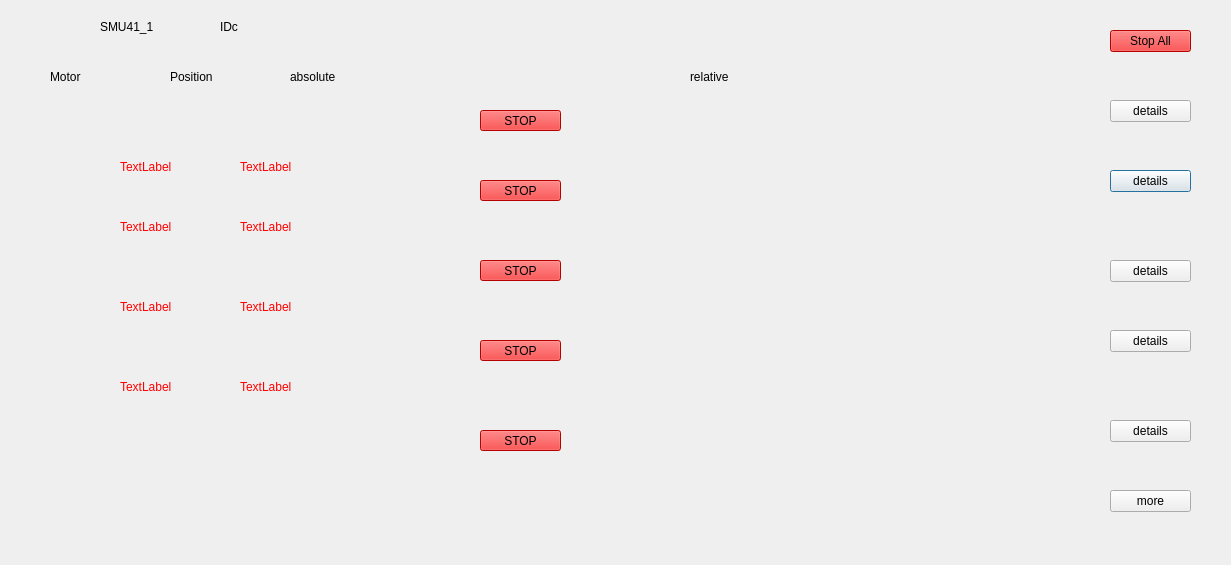
<?xml version="1.0" encoding="UTF-8"?>
<ui version="4.0">
 <class>smu1_idc</class>
 <widget class="QDialog" name="smu1_idc">
  <property name="geometry">
   <rect>
    <x>0</x>
    <y>0</y>
    <width>1231</width>
    <height>565</height>
   </rect>
  </property>
  <property name="windowTitle">
   <string>Dialog</string>
  </property>
  <widget class="QPushButton" name="pushButton_4">
   <property name="geometry">
    <rect>
     <x>1110</x>
     <y>170</y>
     <width>81</width>
     <height>22</height>
    </rect>
   </property>
   <property name="text">
    <string>details</string>
   </property>
  </widget>
  <widget class="QPushButton" name="pushButton_6">
   <property name="geometry">
    <rect>
     <x>1110</x>
     <y>260</y>
     <width>81</width>
     <height>22</height>
    </rect>
   </property>
   <property name="text">
    <string>details</string>
   </property>
  </widget>
  <widget class="QCAPushButton" name="pushButton_7">
   <property name="geometry">
    <rect>
     <x>480</x>
     <y>260</y>
     <width>81</width>
     <height>21</height>
    </rect>
   </property>
   <property name="styleSheet">
    <string notr="true">background-color: rgb(255, 0, 0);</string>
   </property>
   <property name="text">
    <string>STOP</string>
   </property>
   <property name="pv" stdset="0">
    <string>SMU41_1:StopM7</string>
   </property>
  </widget>
  <widget class="QCAPushButton" name="pushButton_9">
   <property name="geometry">
    <rect>
     <x>480</x>
     <y>340</y>
     <width>81</width>
     <height>21</height>
    </rect>
   </property>
   <property name="styleSheet">
    <string notr="true">background-color: rgb(255, 0, 0);</string>
   </property>
   <property name="text">
    <string>STOP</string>
   </property>
   <property name="pv" stdset="0">
    <string>SMU41_1:StopM8</string>
   </property>
  </widget>
  <widget class="QPushButton" name="pushButton_12">
   <property name="geometry">
    <rect>
     <x>1110</x>
     <y>490</y>
     <width>81</width>
     <height>22</height>
    </rect>
   </property>
   <property name="text">
    <string>more</string>
   </property>
  </widget>
  <widget class="QCAPushButton" name="pushButton_3">
   <property name="geometry">
    <rect>
     <x>1110</x>
     <y>30</y>
     <width>81</width>
     <height>22</height>
    </rect>
   </property>
   <property name="styleSheet">
    <string notr="true">background-color: rgb(255, 0, 0);</string>
   </property>
   <property name="text">
    <string>Stop All</string>
   </property>
   <property name="pv" stdset="0">
    <string>SMU41_1:Stop</string>
   </property>
  </widget>
  <widget class="QPushButton" name="pushButton_8">
   <property name="geometry">
    <rect>
     <x>1110</x>
     <y>330</y>
     <width>81</width>
     <height>22</height>
    </rect>
   </property>
   <property name="text">
    <string>details</string>
   </property>
  </widget>
  <widget class="QLabel" name="label_24">
   <property name="geometry">
    <rect>
     <x>690</x>
     <y>70</y>
     <width>59</width>
     <height>14</height>
    </rect>
   </property>
   <property name="text">
    <string>relative</string>
   </property>
  </widget>
  <widget class="QPushButton" name="pushButton_2">
   <property name="geometry">
    <rect>
     <x>1110</x>
     <y>100</y>
     <width>81</width>
     <height>22</height>
    </rect>
   </property>
   <property name="text">
    <string>details</string>
   </property>
  </widget>
  <widget class="QCAPushButton" name="pushButton">
   <property name="geometry">
    <rect>
     <x>480</x>
     <y>110</y>
     <width>81</width>
     <height>21</height>
    </rect>
   </property>
   <property name="styleSheet">
    <string notr="true">background-color: rgb(255, 0, 0);</string>
   </property>
   <property name="text">
    <string>STOP</string>
   </property>
   <property name="pv" stdset="0">
    <string>SMU41_1:StopM1</string>
   </property>
  </widget>
  <widget class="QCAPushButton" name="pushButton_11">
   <property name="geometry">
    <rect>
     <x>480</x>
     <y>430</y>
     <width>81</width>
     <height>21</height>
    </rect>
   </property>
   <property name="styleSheet">
    <string notr="true">background-color: rgb(255, 0, 0);</string>
   </property>
   <property name="text">
    <string>STOP</string>
   </property>
   <property name="pv" stdset="0">
    <string>SMU41_1:StopM9</string>
   </property>
  </widget>
  <widget class="QLabel" name="label_8">
   <property name="geometry">
    <rect>
     <x>290</x>
     <y>70</y>
     <width>59</width>
     <height>14</height>
    </rect>
   </property>
   <property name="text">
    <string>absolute</string>
   </property>
  </widget>
  <widget class="QLabel" name="label_5">
   <property name="geometry">
    <rect>
     <x>170</x>
     <y>70</y>
     <width>59</width>
     <height>14</height>
    </rect>
   </property>
   <property name="text">
    <string>Position</string>
   </property>
  </widget>
  <widget class="QCAPushButton" name="pushButton_5">
   <property name="geometry">
    <rect>
     <x>480</x>
     <y>180</y>
     <width>81</width>
     <height>21</height>
    </rect>
   </property>
   <property name="styleSheet">
    <string notr="true">background-color: rgb(255, 0, 0);</string>
   </property>
   <property name="text">
    <string>STOP</string>
   </property>
   <property name="pv" stdset="0">
    <string>SMU41_1:StopM6</string>
   </property>
  </widget>
  <widget class="QLabel" name="label_2">
   <property name="geometry">
    <rect>
     <x>50</x>
     <y>70</y>
     <width>59</width>
     <height>14</height>
    </rect>
   </property>
   <property name="text">
    <string>Motor</string>
   </property>
  </widget>
  <widget class="QLabel" name="label_6">
   <property name="geometry">
    <rect>
     <x>220</x>
     <y>20</y>
     <width>59</width>
     <height>14</height>
    </rect>
   </property>
   <property name="text">
    <string>IDc</string>
   </property>
  </widget>
  <widget class="QLabel" name="label">
   <property name="geometry">
    <rect>
     <x>100</x>
     <y>20</y>
     <width>59</width>
     <height>14</height>
    </rect>
   </property>
   <property name="text">
    <string>SMU41_1</string>
   </property>
  </widget>
  <widget class="QPushButton" name="pushButton_10">
   <property name="geometry">
    <rect>
     <x>1110</x>
     <y>420</y>
     <width>81</width>
     <height>22</height>
    </rect>
   </property>
   <property name="text">
    <string>details</string>
   </property>
  </widget>
  <widget class="QCALabel" name="label_9">
   <property name="geometry">
    <rect>
     <x>120</x>
     <y>160</y>
     <width>59</width>
     <height>14</height>
    </rect>
   </property>
   <property name="styleSheet">
    <string notr="true">color: rgb(255, 0, 0);</string>
   </property>
   <property name="text">
    <string>TextLabel</string>
   </property>
   <property name="pv" stdset="0">
    <string>SMU41_1:LsnM6</string>
   </property>
  </widget>
  <widget class="QCALabel" name="label_28">
   <property name="geometry">
    <rect>
     <x>240</x>
     <y>160</y>
     <width>59</width>
     <height>14</height>
    </rect>
   </property>
   <property name="styleSheet">
    <string notr="true">color: rgb(255, 0, 0);</string>
   </property>
   <property name="text">
    <string>TextLabel</string>
   </property>
   <property name="pv" stdset="0">
    <string>SMU41_1:LspM6</string>
   </property>
  </widget>
  <widget class="QCALabel" name="label_29">
   <property name="geometry">
    <rect>
     <x>120</x>
     <y>220</y>
     <width>59</width>
     <height>14</height>
    </rect>
   </property>
   <property name="styleSheet">
    <string notr="true">color: rgb(255, 0, 0);</string>
   </property>
   <property name="text">
    <string>TextLabel</string>
   </property>
   <property name="pv" stdset="0">
    <string>SMU41_1:LsnM7</string>
   </property>
  </widget>
  <widget class="QCALabel" name="label_30">
   <property name="geometry">
    <rect>
     <x>240</x>
     <y>220</y>
     <width>59</width>
     <height>14</height>
    </rect>
   </property>
   <property name="styleSheet">
    <string notr="true">color: rgb(255, 0, 0);</string>
   </property>
   <property name="text">
    <string>TextLabel</string>
   </property>
   <property name="pv" stdset="0">
    <string>SMU41_1:LspM7</string>
   </property>
  </widget>
  <widget class="QCALabel" name="label_31">
   <property name="geometry">
    <rect>
     <x>120</x>
     <y>300</y>
     <width>59</width>
     <height>14</height>
    </rect>
   </property>
   <property name="styleSheet">
    <string notr="true">color: rgb(255, 0, 0);</string>
   </property>
   <property name="text">
    <string>TextLabel</string>
   </property>
   <property name="pv" stdset="0">
    <string>SMU41_1:LsnM8</string>
   </property>
  </widget>
  <widget class="QCALabel" name="label_32">
   <property name="geometry">
    <rect>
     <x>240</x>
     <y>300</y>
     <width>59</width>
     <height>14</height>
    </rect>
   </property>
   <property name="styleSheet">
    <string notr="true">color: rgb(255, 0, 0);</string>
   </property>
   <property name="text">
    <string>TextLabel</string>
   </property>
   <property name="pv" stdset="0">
    <string>SMU41_1:LspM8</string>
   </property>
  </widget>
  <widget class="QCALabel" name="label_33">
   <property name="geometry">
    <rect>
     <x>120</x>
     <y>380</y>
     <width>59</width>
     <height>14</height>
    </rect>
   </property>
   <property name="styleSheet">
    <string notr="true">color: rgb(255, 0, 0);</string>
   </property>
   <property name="text">
    <string>TextLabel</string>
   </property>
   <property name="pv" stdset="0">
    <string>SMU41_1:LsnM9</string>
   </property>
  </widget>
  <widget class="QCALabel" name="label_34">
   <property name="geometry">
    <rect>
     <x>240</x>
     <y>380</y>
     <width>59</width>
     <height>14</height>
    </rect>
   </property>
   <property name="styleSheet">
    <string notr="true">color: rgb(255, 0, 0);</string>
   </property>
   <property name="text">
    <string>TextLabel</string>
   </property>
   <property name="pv" stdset="0">
    <string>SMU41_1:LspM9</string>
   </property>
  </widget>
  <widget class="QCAAxis" name="m1Axis_2" native="true">
   <property name="geometry">
    <rect>
     <x>630</x>
     <y>100</y>
     <width>420</width>
     <height>32</height>
    </rect>
   </property>
   <property name="description" stdset="0">
    <string/>
   </property>
   <property name="pvReadback" stdset="0">
    <string>SMU41_1:rdRelM1</string>
   </property>
   <property name="units" stdset="0">
    <string>steps</string>
   </property>
   <property name="pv" stdset="0">
    <string>SMU41_1:RelM1</string>
   </property>
  </widget>
  <widget class="QCAAxis" name="m6Axis_2" native="true">
   <property name="geometry">
    <rect>
     <x>630</x>
     <y>170</y>
     <width>420</width>
     <height>32</height>
    </rect>
   </property>
   <property name="description" stdset="0">
    <string/>
   </property>
   <property name="pvReadback" stdset="0">
    <string>SMU41_1:rdRelM6</string>
   </property>
   <property name="units" stdset="0">
    <string>steps</string>
   </property>
   <property name="pv" stdset="0">
    <string>SMU41_1:RelM6</string>
   </property>
  </widget>
  <widget class="QCAAxis" name="m7Axis_2" native="true">
   <property name="geometry">
    <rect>
     <x>630</x>
     <y>250</y>
     <width>420</width>
     <height>32</height>
    </rect>
   </property>
   <property name="description" stdset="0">
    <string/>
   </property>
   <property name="pvReadback" stdset="0">
    <string>SMU41_1:rdRelM7</string>
   </property>
   <property name="units" stdset="0">
    <string>steps</string>
   </property>
   <property name="pv" stdset="0">
    <string>SMU41_1:RelM7</string>
   </property>
  </widget>
  <widget class="QCAAxis" name="m8Axis_2" native="true">
   <property name="geometry">
    <rect>
     <x>630</x>
     <y>330</y>
     <width>420</width>
     <height>32</height>
    </rect>
   </property>
   <property name="description" stdset="0">
    <string/>
   </property>
   <property name="pvReadback" stdset="0">
    <string>SMU41_1:rdRelM8</string>
   </property>
   <property name="units" stdset="0">
    <string>steps</string>
   </property>
   <property name="pv" stdset="0">
    <string>SMU41_1:RelM8</string>
   </property>
  </widget>
  <widget class="QCAAxis" name="m9Axis_2" native="true">
   <property name="geometry">
    <rect>
     <x>630</x>
     <y>420</y>
     <width>420</width>
     <height>32</height>
    </rect>
   </property>
   <property name="description" stdset="0">
    <string/>
   </property>
   <property name="pvReadback" stdset="0">
    <string>SMU41_1:rdRelM9</string>
   </property>
   <property name="units" stdset="0">
    <string>steps</string>
   </property>
   <property name="pv" stdset="0">
    <string>SMU41_1:RelM9</string>
   </property>
  </widget>
  <widget class="QCAAxis" name="m1Axis_1" native="true">
   <property name="geometry">
    <rect>
     <x>20</x>
     <y>110</y>
     <width>420</width>
     <height>32</height>
    </rect>
   </property>
   <property name="description" stdset="0">
    <string>M1 Switch</string>
   </property>
   <property name="pvReadback" stdset="0">
    <string>SMU41_1:rdPosM1</string>
   </property>
   <property name="units" stdset="0">
    <string>steps</string>
   </property>
   <property name="pv" stdset="0">
    <string>SMU41_1:AbsM1</string>
   </property>
  </widget>
  <widget class="QCAAxis" name="m6Axis_1" native="true">
   <property name="geometry">
    <rect>
     <x>20</x>
     <y>180</y>
     <width>420</width>
     <height>32</height>
    </rect>
   </property>
   <property name="description" stdset="0">
    <string>M6 Left Rz</string>
   </property>
   <property name="pvReadback" stdset="0">
    <string>SMU41_1:rdPosM6</string>
   </property>
   <property name="units" stdset="0">
    <string>steps</string>
   </property>
   <property name="pv" stdset="0">
    <string>SMU41_1:AbsM6</string>
   </property>
  </widget>
  <widget class="QCAAxis" name="m7Axis_1" native="true">
   <property name="geometry">
    <rect>
     <x>20</x>
     <y>250</y>
     <width>420</width>
     <height>32</height>
    </rect>
   </property>
   <property name="description" stdset="0">
    <string>M7 Left Rz</string>
   </property>
   <property name="pvReadback" stdset="0">
    <string>SMU41_1:rdPosM7</string>
   </property>
   <property name="units" stdset="0">
    <string>steps</string>
   </property>
   <property name="pv" stdset="0">
    <string>SMU41_1:AbsM7</string>
   </property>
  </widget>
  <widget class="QCAAxis" name="m8Axis_1" native="true">
   <property name="geometry">
    <rect>
     <x>20</x>
     <y>330</y>
     <width>420</width>
     <height>32</height>
    </rect>
   </property>
   <property name="description" stdset="0">
    <string>M8 Left Rz</string>
   </property>
   <property name="pvReadback" stdset="0">
    <string>SMU41_1:rdPosM8</string>
   </property>
   <property name="units" stdset="0">
    <string>steps</string>
   </property>
   <property name="pv" stdset="0">
    <string>SMU41_1:AbsM8</string>
   </property>
  </widget>
  <widget class="QCAAxis" name="m9Axis_1" native="true">
   <property name="geometry">
    <rect>
     <x>20</x>
     <y>420</y>
     <width>420</width>
     <height>32</height>
    </rect>
   </property>
   <property name="description" stdset="0">
    <string>M9 Left Rz</string>
   </property>
   <property name="pvReadback" stdset="0">
    <string>SMU41_1:rdPosM9</string>
   </property>
   <property name="units" stdset="0">
    <string>steps</string>
   </property>
   <property name="pv" stdset="0">
    <string>SMU41_1:AbsM9</string>
   </property>
  </widget>
 </widget>
 <customwidgets>
  <customwidget>
   <class>QCALabel</class>
   <extends>QLabel</extends>
   <header>qcalabel.h</header>
  </customwidget>
  <customwidget>
   <class>QCAPushButton</class>
   <extends>QPushButton</extends>
   <header>qcapushbutton.h</header>
  </customwidget>
  <customwidget>
   <class>QCAAxis</class>
   <extends>QWidget</extends>
   <header>qcaaxis.h</header>
  </customwidget>
 </customwidgets>
 <resources/>
 <connections/>
</ui>
